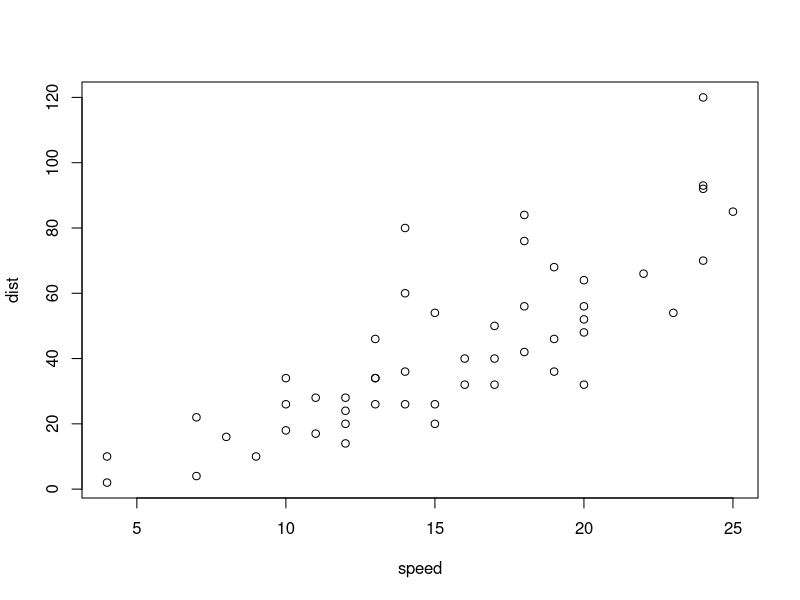
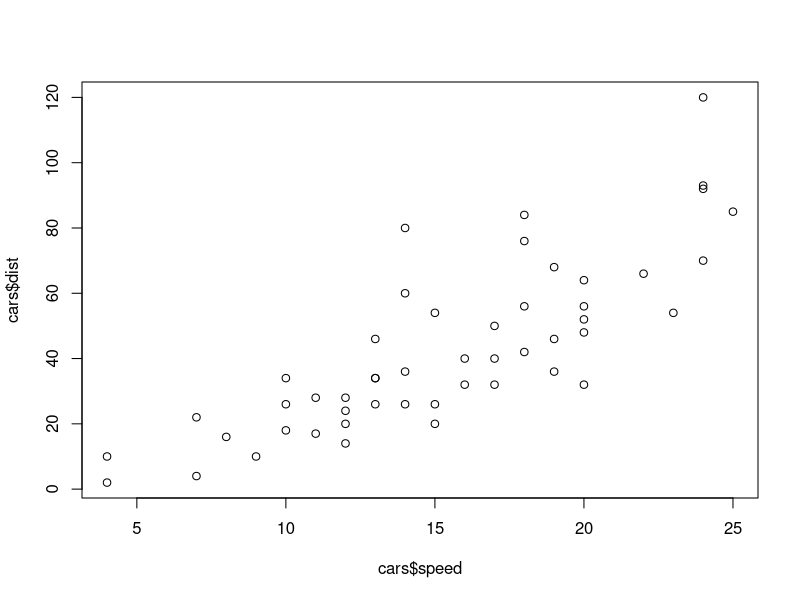
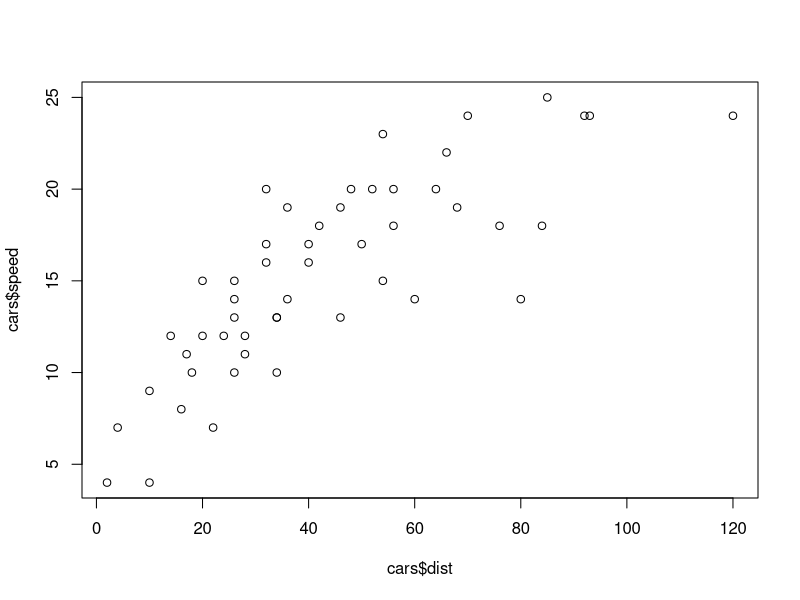
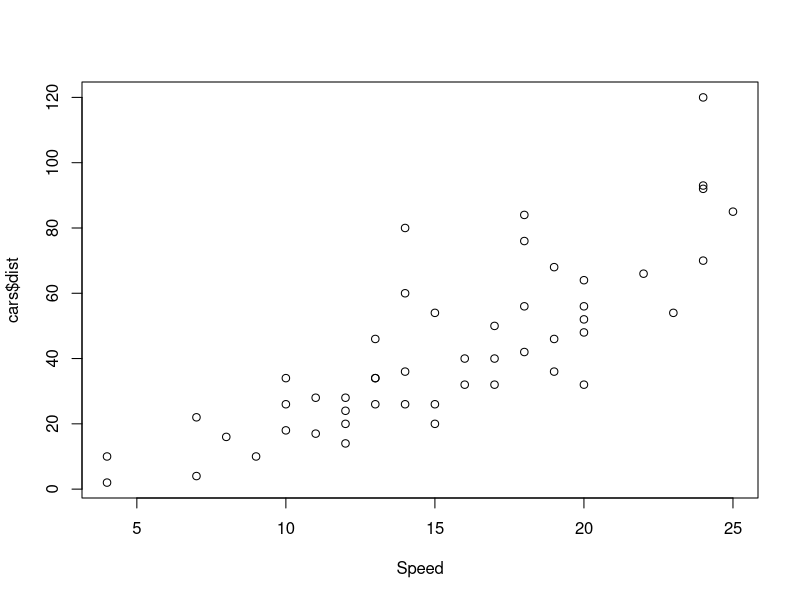
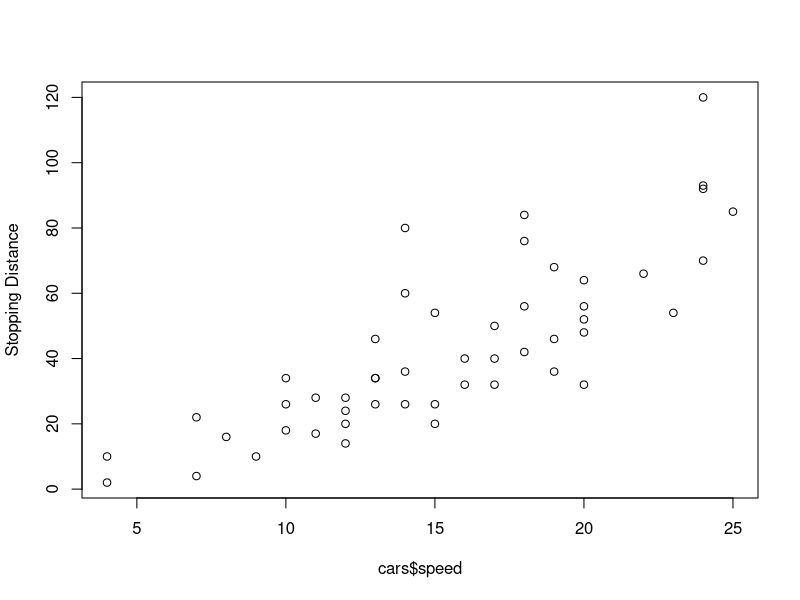
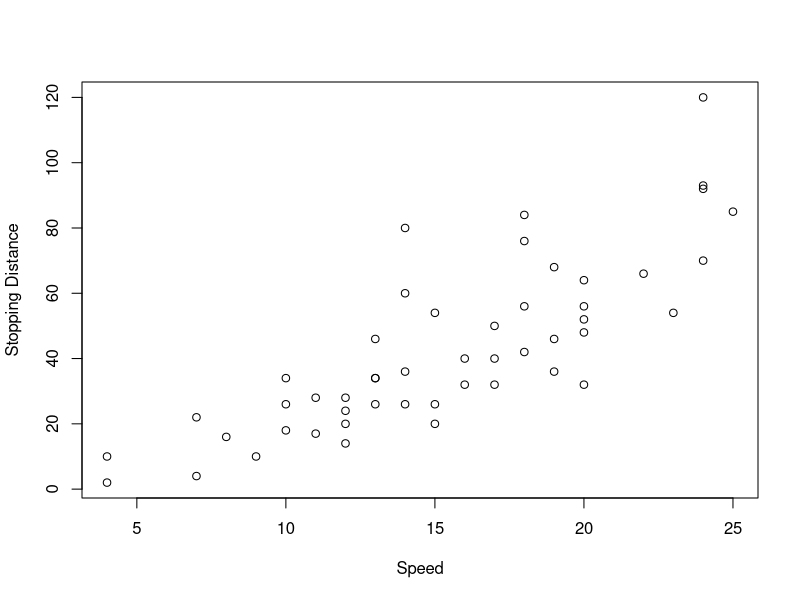
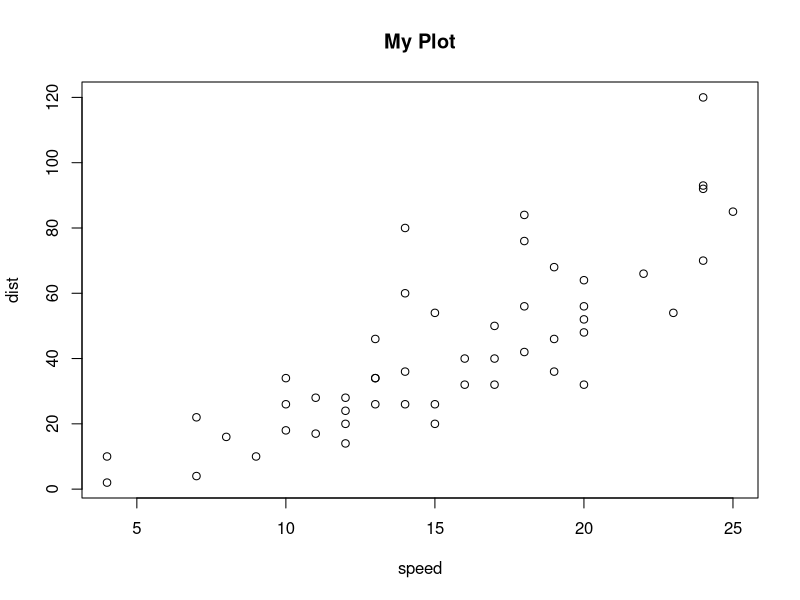
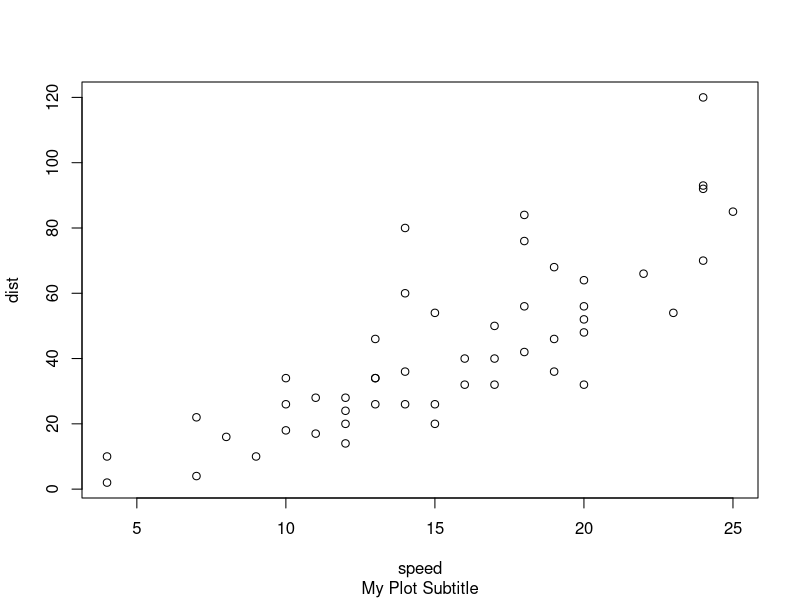

These charts were generated, in order, by the following R code:
# RPro-U15-L-Base Graphics 

# Load the included data frame cars with data(cars)
data(cars)

head(cars)
#   speed dist
# 1     4    2
# 2     4   10
# 3     7    4
# 4     7   22
# 5     8   16
# 6     9   10

# Before plotting, it is always a good idea to get a sense of the data. Key R commands for
# doing so include, dim(), names(), head(), tail() and summary().

# Run the plot() command on the cars data frame.
plot(cars)
plot(x = cars$speed,y = cars$dist)
plot(y = cars$speed,x = cars$dist)
plot(x = cars$speed, y = cars$dist, xlab = "Speed")
plot(x = cars$speed, y = cars$dist, ylab = "Stopping Distance")
plot(x = cars$speed, y = cars$dist, xlab = "Speed", ylab = "Stopping Distance")
plot(cars, main = "My Plot")
plot(cars, sub = "My Plot Subtitle")

# Plot cars so that the plotted points are colored red.
plot(cars, col = 2)

# Plot cars while limiting the x-axis to 10 through 15
plot(cars, xlim = c(10, 15))

# Plot cars using triangles. ?points
plot(cars, pch = 2)

data(mtcars)
# Anytime that you load up a new data frame, you should explore it before using it

# Use boxplot() with formula = mpg ~ cyl and data = mtcars to create a box plot.
boxplot(formula = mpg ~ cyl, data = mtcars)

# When looking at a single variable, histograms are a useful tool.
hist(mtcars$mpg)


